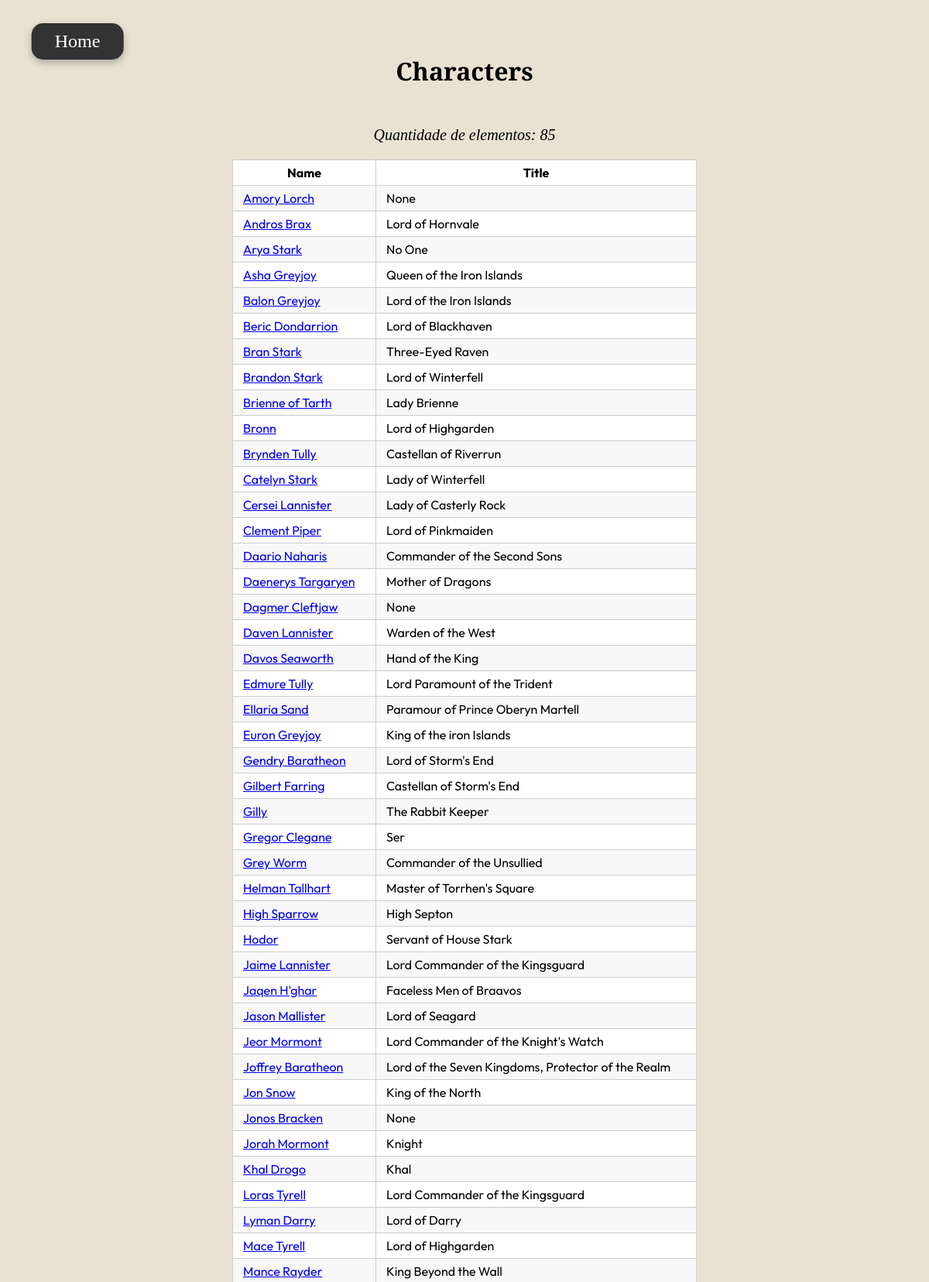
/characters (upper part), run on the app's committed database.
### tables this page shows
CREATE TABLE Characters (Character TEXT, Character_ID INTEGER PRIMARY KEY, Title TEXT, Gender TEXT, imageUrl TEXT, is_king INTEGER, House_ID REAL REFERENCES Houses (House_ID));

### app.py (the view)
@APP.route('/characters')
def characters():
    characters = db.execute(
        '''
        SELECT character, character_ID, Title
        FROM characters
        ORDER BY character
        ''').fetchall()
    qtd = db.execute(
        '''
        SELECT count(character_id) AS qtd
        FROM characters;
        '''
        ).fetchone()
    return render_template('characters.html', characters=characters, qtd=qtd)

### db.py (called while the page is built)
def execute(sql,args=None):
  global DB
  sql = re.sub('\s+',' ', sql)
  logging.info('SQL: {} Args: {}'.format(sql,args))
  return DB['cursor'].execute(sql, args) \
      if args != None else DB['cursor'].execute(sql)

### templates/characters.html (shortened to what this page needs)
<!DOCTYPE html>
<html lang="pt-BR">
<head>
    <link rel="stylesheet" href="../static/css/lists.css"/>
</head>
<body>
    <button onclick="window.location.href='/'" class="btn-home">
        Home
    </button>
    <center><h1>Characters</h1>
    <p><i>Quantidade de elementos: {{qtd.qtd}}</i></p>
</center>
    <table>
      <tr>
        <th>
            <b>Name</b>
          </th>
        <th>
          <b>Title</b>
        </th>
      </tr>
      {% for c in characters %}
      <tr>
        <td>
            <a href="/characters/{{c.character_id }}">{{ c.character }}</a>
          </td>
        <td>
          {{ c.title }}
        </td>
      </tr>
      {% endfor %}
    </table>
</body>
</html>

### static/css/lists.css (style rules this page uses)
body { margin: 0; height: 100%; background-size:cover; background-color: rgba(231, 223, 207, 0.9); background-position: center; background-attachment: fixed; color: #000; justify-content: center; align-items: center; }
h1 { font-family: "Cinzel Decorative"; font-weight: bold; margin-top: 40px; justify-items: center; align-items: center; width: 50% !important; margin: 0 auto; margin-top: 70px; margin-bottom: 50px; }
p { font-size: 20px; }
table { align-items: center; width: 50% !important; margin: auto; font-family: "Outfit"; justify-content: center; padding: 0;border-collapse: collapse; }
table tr { border-top: 1px solid #cccccc; background-color: white; margin: 0; padding: 0; }
table tr:nth-child(2n) { background-color: #f8f8f8; }
table tr th { font-weight: bold; border: 1px solid #cccccc; margin: 0; padding: 6px 13px; }
table tr td { border: 1px solid #cccccc; margin: 0; padding: 6px 13px; }
table tr th :first-child, table tr td :first-child { margin-top: 0; }
table tr th :last-child, table tr td :last-child { margin-bottom: 0; }
.btn-home { position: absolute; top: 30px; left: 100px; transform: translateX(-50%); padding: 10px 30px; font-size: 24px; font-family: "Cinzel Decorative"; border: none; background-color: #333; color: white; cursor: pointer; border-radius: 15px; transition: background-color 0.3s ease, transform 0.2s ease; box-shadow: 0 4px 10px rgba(86, 82, 82, 0.4); }

### data on the page
Characters: character "Amory Lorch", title "None"
Characters: character "Andros Brax", title "Lord of Hornvale"
Characters: character "Arya Stark", title "No One"
Characters: character "Asha Greyjoy", title "Queen of the Iron Islands"
Characters: character "Balon Greyjoy", title "Lord of the Iron Islands"
Characters: character "Beric Dondarrion", title "Lord of Blackhaven"
Characters: character "Bran Stark", title "Three-Eyed Raven"
Characters: character "Brandon Stark", title "Lord of Winterfell"
Characters: character "Brienne of Tarth", title "Lady Brienne"
Characters: character "Bronn", title "Lord of Highgarden"
Characters: character "Brynden Tully", title "Castellan of Riverrun"
Characters: character "Catelyn Stark", title "Lady of Winterfell"
Characters: character "Cersei Lannister", title "Lady of Casterly Rock"
Characters: character "Clement Piper", title "Lord of Pinkmaiden"
Characters: character "Daario Naharis", title "Commander of the Second Sons"
Characters: character "Daenerys Targaryen", title "Mother of Dragons"
Characters: character "Dagmer Cleftjaw", title "None"
Characters: character "Daven Lannister", title "Warden of the West"
Characters: character "Davos Seaworth", title "Hand of the King"
Characters: character "Edmure Tully", title "Lord Paramount of the Trident"
Characters: character "Ellaria Sand", title "Paramour of Prince Oberyn Martell"
Characters: character "Euron Greyjoy", title "King of the iron Islands"
Characters: character "Gendry Baratheon", title "Lord of Storm's End"
Characters: character "Gilbert Farring", title "Castellan of Storm's End"
Characters: character "Gilly", title "The Rabbit Keeper"
Characters: character "Gregor Clegane", title "Ser"
Characters: character "Grey Worm", title "Commander of the Unsullied"
Characters: character "Helman Tallhart", title "Master of Torrhen's Square"
Characters: character "High Sparrow", title "High Septon"
Characters: character "Hodor", title "Servant of House Stark"
Characters: character "Jaime Lannister", title "Lord Commander of the Kingsguard"
Characters: character "Jaqen H'ghar", title "Faceless Men of Braavos"
Characters: character "Jason Mallister", title "Lord of Seagard"
Characters: character "Jeor Mormont", title "Lord Commander of the Knight's Watch"
Characters: character "Joffrey Baratheon", title "Lord of the Seven Kingdoms, Protector of the Realm"
Characters: character "Jon Snow", title "King of the North"
Characters: character "Jonos Bracken", title "None"
Characters: character "Jorah Mormont", title "Knight"
Characters: character "Khal Drogo", title "Khal"
Characters: character "Loras Tyrell", title "Lord Commander of the Kingsguard"
Characters: character "Lyman Darry", title "Lord of Darry"
Characters: character "Mace Tyrell", title "Lord of Highgarden"
Characters: character "Mance Rayder", title "King Beyond the Wall"

### other printed values
{{ qtd.qtd }} "85"
